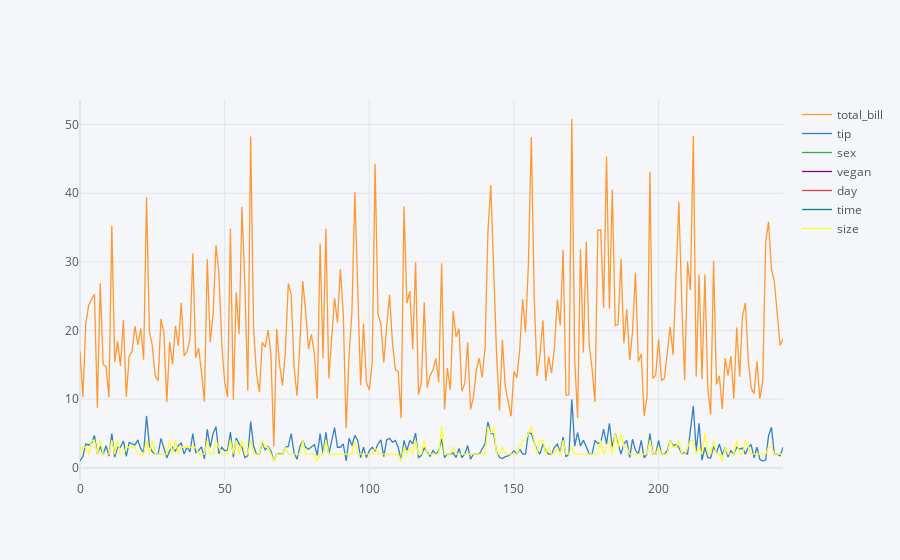

The cell this chart's notebook holds for it:
### Code cell
df.iplot(kind='scatter', mode='lines',  line=dict(color='rgba(255,153,51,1)'))

### Figure 1 — Plotly figure (JSON) as saved in the notebook; plotly's stock layout.template omitted (floating-point values rounded to 4 significant figures; data arrays with more than 128 entries replaced by an {"elided": "..."} marker saying what was removed)
{"data": [{"line": {"color": "rgba(255, 153, 51, 1.0)", "dash": "solid", "shape": "linear", "width": 1.3}, "mode": "lines", "name": "total_bill", "text": "", "type": "scatter", "x": {"elided": "244 int values"}, "y": {"elided": "244 float values"}}, {"line": {"color": "rgba(55, 128, 191, 1.0)", "dash": "solid", "shape": "linear", "width": 1.3}, "mode": "lines", "name": "tip", "text": "", "type": "scatter", "x": {"elided": "244 int values"}, "y": {"elided": "244 float values"}}, {"line": {"color": "rgba(50, 171, 96, 1.0)", "dash": "solid", "shape": "linear", "width": 1.3}, "mode": "lines", "name": "sex", "text": "", "type": "scatter", "x": {"elided": "244 int values"}, "y": {"elided": "244 str values"}}, {"line": {"color": "rgba(128, 0, 128, 1.0)", "dash": "solid", "shape": "linear", "width": 1.3}, "mode": "lines", "name": "vegan", "text": "", "type": "scatter", "x": {"elided": "244 int values"}, "y": {"elided": "244 str values"}}, {"line": {"color": "rgba(219, 64, 82, 1.0)", "dash": "solid", "shape": "linear", "width": 1.3}, "mode": "lines", "name": "day", "text": "", "type": "scatter", "x": {"elided": "244 int values"}, "y": {"elided": "244 str values"}}, {"line": {"color": "rgba(0, 128, 128, 1.0)", "dash": "solid", "shape": "linear", "width": 1.3}, "mode": "lines", "name": "time", "text": "", "type": "scatter", "x": {"elided": "244 int values"}, "y": {"elided": "244 str values"}}, {"line": {"color": "rgba(255, 255, 51, 1.0)", "dash": "solid", "shape": "linear", "width": 1.3}, "mode": "lines", "name": "size", "text": "", "type": "scatter", "x": {"elided": "244 int values"}, "y": {"elided": "244 int values"}}], "layout": {"autosize": true, "legend": {"bgcolor": "#F5F6F9", "font": {"color": "#4D5663"}}, "paper_bgcolor": "#F5F6F9", "plot_bgcolor": "#F5F6F9", "title": {"font": {"color": "#4D5663"}}, "xaxis": {"autorange": true, "gridcolor": "#E1E5ED", "range": [0, 243], "showgrid": true, "tickfont": {"color": "#4D5663"}, "title": {"font": {"color": "#4D5663"}, "text": ""}, "type": "linear", "zerolinecolor": "#E1E5ED"}, "yaxis": {"autorange": true, "gridcolor": "#E1E5ED", "range": [-1.767, 53.58], "showgrid": true, "tickfont": {"color": "#4D5663"}, "title": {"font": {"color": "#4D5663"}, "text": ""}, "type": "linear", "zerolinecolor": "#E1E5ED"}}}
